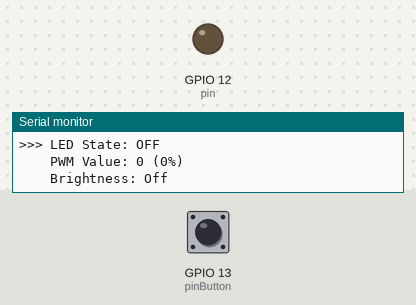
Simulated run of this program. Board: ESP32-S3. On the bench: output pins drawn as LEDs (lit = HIGH), the last lines printed to the serial monitor. Inputs (shaded band) come from the test bench; at power-on: GPIO 13 (pinButton) HIGH.

Above: at 1.7 s.
1.8 s: GPIO 13 (pinButton) pulled LOW for 0.15 s
At 3.0 s:
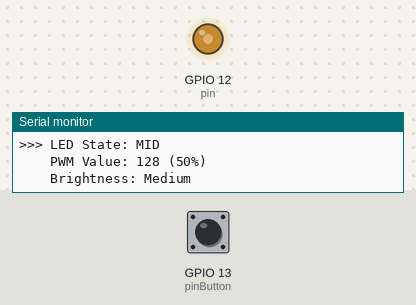
3.4 s: GPIO 13 (pinButton) pulled LOW for 1 s
At 4.1 s:
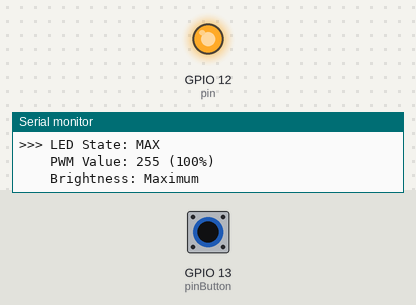
5.9 s: GPIO 13 (pinButton) pulled LOW for 0.15 s
9.0 s: GPIO 13 (pinButton) pulsed LOW 5 times (0.12 s each, 0.3 s apart)
12.0 s: GPIO 13 (pinButton) pulled LOW for 3.2 s
At 13.1 s:
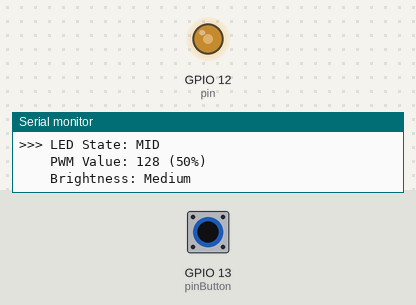
Timing chart, 0 to 15.0 s (numbered marks = the images above; inputs shaded):
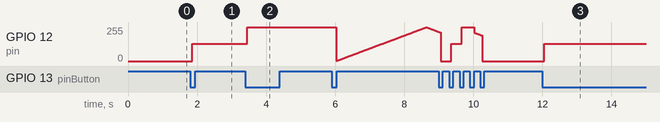

Measured:
- after the input at 1.8 s, GPIO 12 (pin): 0/255 → 128/255 after 0.06 s
- after the input at 3.4 s, GPIO 12 (pin): 128/255 → 255/255 after 0.06 s
- after the input at 12.0 s, GPIO 12 (pin): 0/255 → 128/255 after 0.06 s

The program:

main.cpp
```cpp
#include <Arduino.h>

int pin = 12;
int pinButton = 13;
int buttonState = HIGH;       // 稳定的按钮状态
int lastReading = HIGH;       // 上一次读取值
unsigned long lastDebounceTime = 0;
const unsigned long debounceDelay = 50;  // 消抖延迟50ms
int count = 0;
int lastCount = -1;  // 用于追踪状态变化，防止重复输出

// 呼吸灯相关变量
unsigned long lastBreatheTime = 0;
int breatheDir = 1;  // 1: 亮起, -1: 熄灭
int breatheValue = 0;
const unsigned long breatheInterval = 10;  // 每10ms更新一次

enum ledState_t {
  OFF,
  MID,
  MAX,
  BREATHE
};

const char* ledStateNames[] = {"OFF", "MID", "MAX", "BREATHE"};

void setup() {
  Serial.begin(9600);
  delay(500);

  pinMode(pinButton, INPUT_PULLUP);
  pinMode(pin, OUTPUT);
  digitalWrite(pin, LOW);  // 立即拉低GPIO，防止上电时高电平点亮LED
  ledcSetup(0, 5000, 8);
  ledcWrite(0, 0);  // 先设置PWM值为0
  ledcAttachPin(pin, 0);  // 再附加GPIO

  Serial.println("System Initialized - LED is OFF (0%)");
}

void readButton(){
  int reading = digitalRead(pinButton);

  // 只要读取值变了，就重新计时
  if (reading != lastReading) {
    lastDebounceTime = millis();
  }

  // 超过消抖时间后，再确认这次状态变化是否有效
  if ((millis() - lastDebounceTime) > debounceDelay) {
    if (reading != buttonState) {
      buttonState = reading;

      // 只在按下时触发一次
      if (buttonState == LOW) {
        if(count >= 3) {
          count = 0;
        } else {
          count++;
        }

        // 输出按钮按下事件和新的LED状态
        Serial.print("[ Button Pressed ] LED State Changed to: ");
        Serial.println(ledStateNames[count]);
      }
    }
  }

  lastReading = reading;
}

void breatheState(){
  if (millis() - lastBreatheTime >= breatheInterval) {
    lastBreatheTime = millis();
    breatheValue += breatheDir;  // 每次增加或减少1

    if (breatheValue >= 255) {
      breatheValue = 255;
      breatheDir = -1;  // 转向熄灭
    } else if (breatheValue <= 0) {
      breatheValue = 0;
      breatheDir = 1;   // 转向亮起
    }

    ledcWrite(0, breatheValue);
  }
}

void ledState(){
  // 状态发生改变时输出详细信息
  if(count != lastCount) {
    lastCount = count;

    switch (count){
      case 0:  // OFF
        ledcWrite(0, 0);
        Serial.println("\n>>> LED State: OFF");
        Serial.println("    PWM Value: 0 (0%)");
        Serial.println("    Brightness: Off\n");
        break;

      case 1:  // MID
        ledcWrite(0, 128);
        Serial.println("\n>>> LED State: MID");
        Serial.println("    PWM Value: 128 (50%)");
        Serial.println("    Brightness: Medium\n");
        break;

      case 2:  // MAX
        ledcWrite(0, 255);
        Serial.println("\n>>> LED State: MAX");
        Serial.println("    PWM Value: 255 (100%)");
        Serial.println("    Brightness: Maximum\n");
        break;

      case 3:  // BREATHE
        Serial.println("\n>>> LED State: BREATHE");
        Serial.println("    Mode: Breathing effect");
        Serial.println("    PWM Value: Dynamic (0-255)\n");
        break;
    }
  }

  // 执行对应的LED控制
  switch (count){
    case 0:
      // 已在上面处理
      break;
    case 1:
      // 已在上面处理
      break;
    case 2:
      // 已在上面处理
      break;
    case 3:
      breatheState();
      break;
  }
}

void loop() {
  readButton();
  ledState();
  delay(5);  // 小延迟，优化性能
}
```
